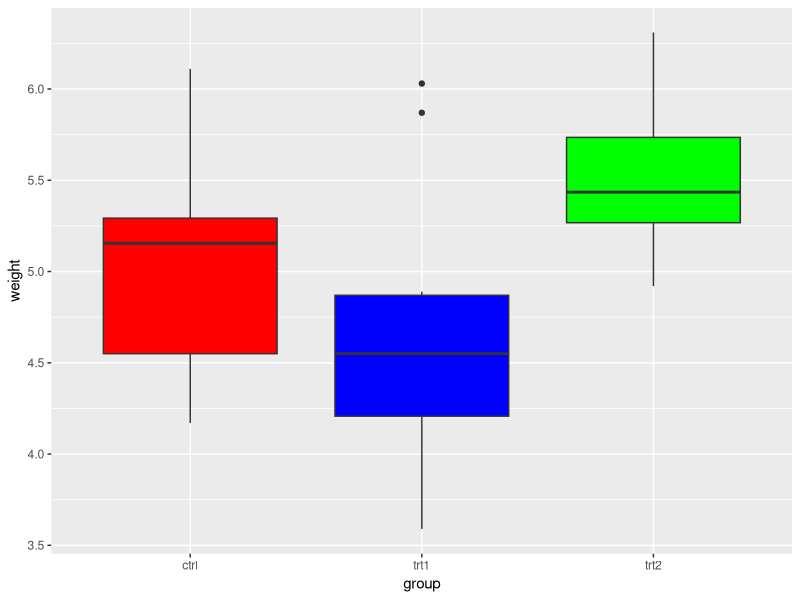
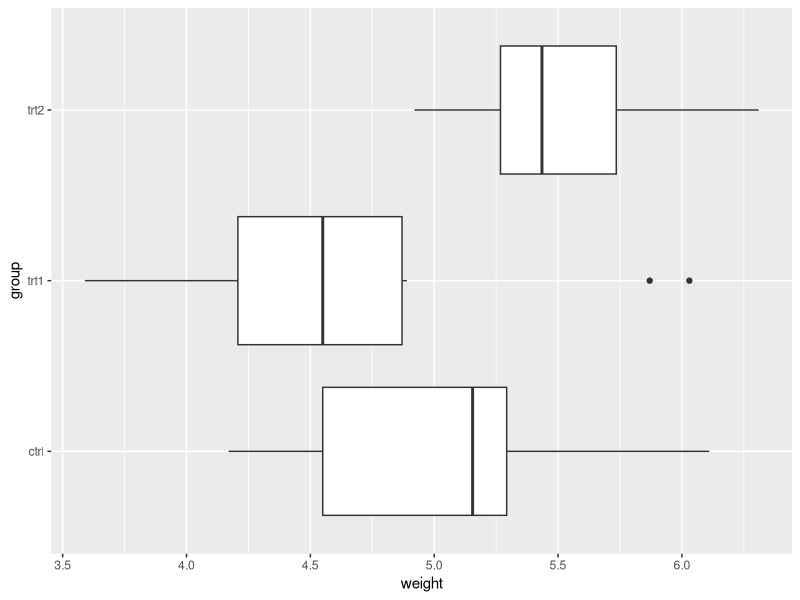
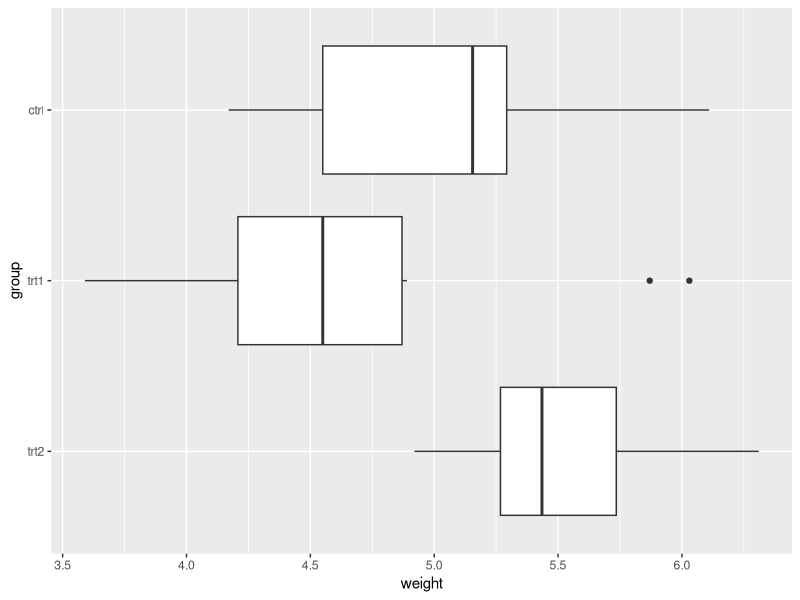
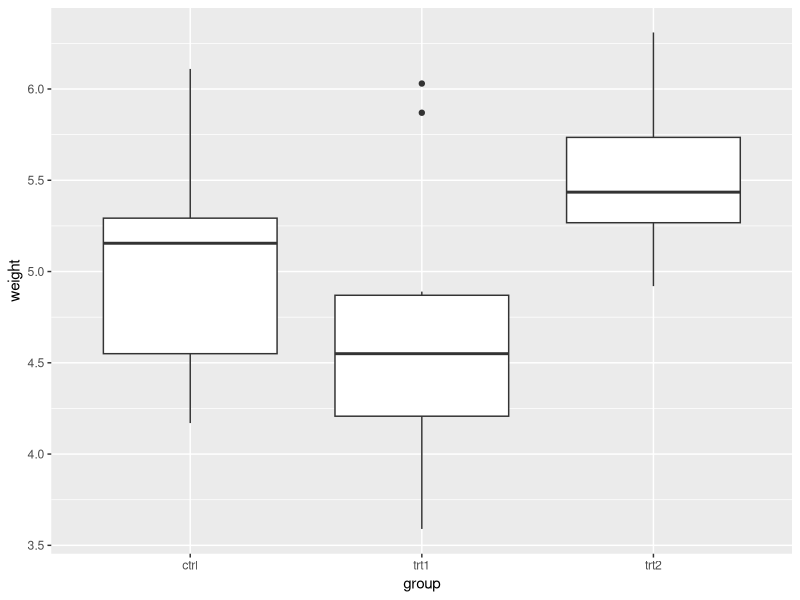
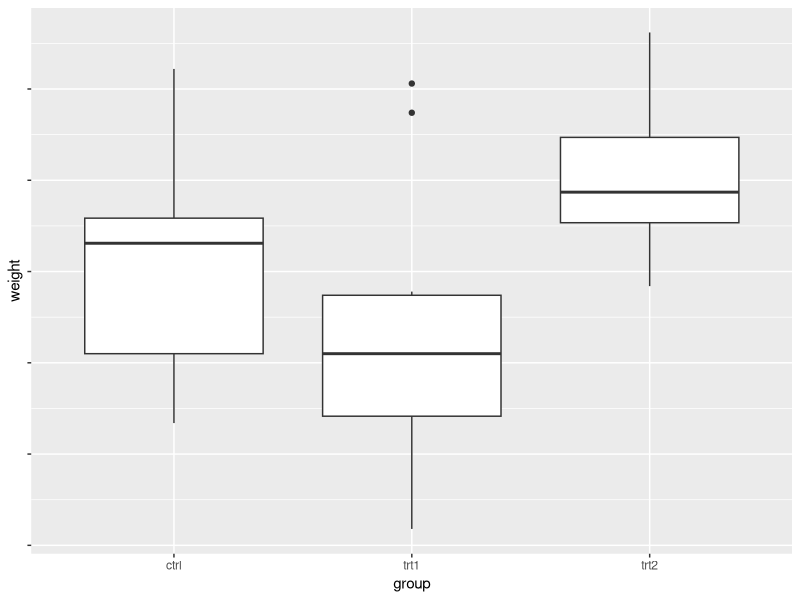
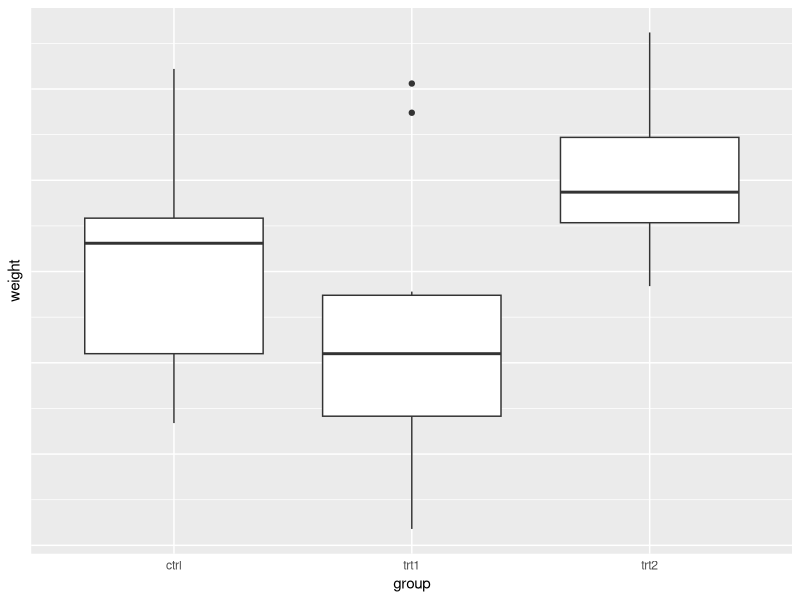
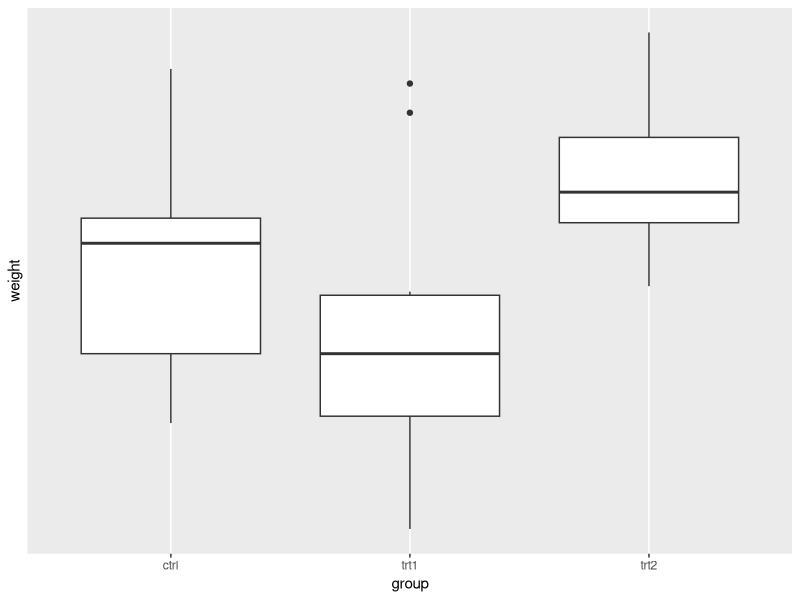

Recreate these plots in R, in order.
## ---- chunk 1
library(ggplot2)
## ---- chunk 2
#Basic Boxplots (with colour fills)
ggplot(PlantGrowth, aes(x=group, y=weight)) + geom_boxplot(fill=c("red","blue","green"))

#Changing Orientation
ggplot(PlantGrowth, aes(x=group, y=weight)) + geom_boxplot() + coord_flip()
## ---- chunk 3
ggplot(PlantGrowth, aes(x=group, y=weight)) + geom_boxplot() + coord_flip() +
scale_x_discrete(limits=rev(levels(PlantGrowth$group)))
## ---- chunk 4
p <- ggplot(PlantGrowth, aes(x=group, y=weight)) + geom_boxplot()
p
## ---- chunk 5
p + theme(axis.text.y = element_blank())
## ---- chunk 6
p + theme(axis.ticks = element_blank(), axis.text.y = element_blank())
## ---- chunk 7
p + scale_y_continuous(breaks=NULL)
